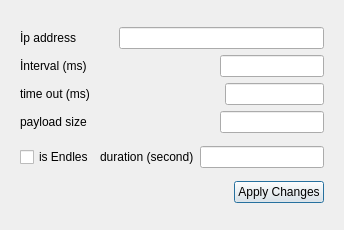
<?xml version="1.0" encoding="UTF-8"?>
<ui version="4.0">
 <class>Dialog_changeParameter</class>
 <widget class="QDialog" name="Dialog_changeParameter">
  <property name="geometry">
   <rect>
    <x>0</x>
    <y>0</y>
    <width>344</width>
    <height>230</height>
   </rect>
  </property>
  <property name="windowTitle">
   <string>Dialog</string>
  </property>
  <layout class="QVBoxLayout" name="verticalLayout">
   <item>
    <widget class="QWidget" name="widget" native="true">
     <layout class="QVBoxLayout" name="verticalLayout_3">
      <item>
       <layout class="QVBoxLayout" name="verticalLayout_2">
        <item>
         <layout class="QHBoxLayout" name="horizontalLayout_2">
          <item>
           <widget class="QLabel" name="label_ip">
            <property name="text">
             <string>İp address</string>
            </property>
           </widget>
          </item>
          <item>
           <spacer name="horizontalSpacer_2">
            <property name="orientation">
             <enum>Qt::Horizontal</enum>
            </property>
            <property name="sizeType">
             <enum>QSizePolicy::Preferred</enum>
            </property>
            <property name="sizeHint" stdset="0">
             <size>
              <width>37</width>
              <height>20</height>
             </size>
            </property>
           </spacer>
          </item>
          <item>
           <widget class="QLineEdit" name="lineEdit_ip">
            <property name="sizePolicy">
             <sizepolicy hsizetype="Expanding" vsizetype="Fixed">
              <horstretch>0</horstretch>
              <verstretch>0</verstretch>
             </sizepolicy>
            </property>
            <property name="text">
             <string/>
            </property>
            <property name="readOnly">
             <bool>true</bool>
            </property>
           </widget>
          </item>
         </layout>
        </item>
        <item>
         <layout class="QHBoxLayout" name="horizontalLayout">
          <item>
           <widget class="QLabel" name="label_interval">
            <property name="text">
             <string>İnterval (ms)</string>
            </property>
           </widget>
          </item>
          <item>
           <spacer name="horizontalSpacer">
            <property name="orientation">
             <enum>Qt::Horizontal</enum>
            </property>
            <property name="sizeHint" stdset="0">
             <size>
              <width>40</width>
              <height>20</height>
             </size>
            </property>
           </spacer>
          </item>
          <item>
           <widget class="QLineEdit" name="lineEdit_interval">
            <property name="sizePolicy">
             <sizepolicy hsizetype="Preferred" vsizetype="Fixed">
              <horstretch>0</horstretch>
              <verstretch>0</verstretch>
             </sizepolicy>
            </property>
            <property name="maximumSize">
             <size>
              <width>104</width>
              <height>16777215</height>
             </size>
            </property>
            <property name="maxLength">
             <number>9997</number>
            </property>
           </widget>
          </item>
         </layout>
        </item>
        <item>
         <layout class="QHBoxLayout" name="horizontalLayout_8">
          <item>
           <widget class="QLabel" name="label">
            <property name="text">
             <string>time out (ms)</string>
            </property>
           </widget>
          </item>
          <item>
           <spacer name="horizontalSpacer_5">
            <property name="orientation">
             <enum>Qt::Horizontal</enum>
            </property>
            <property name="sizeHint" stdset="0">
             <size>
              <width>138</width>
              <height>20</height>
             </size>
            </property>
           </spacer>
          </item>
          <item>
           <widget class="QLineEdit" name="lineEdit_timeout">
            <property name="sizePolicy">
             <sizepolicy hsizetype="Preferred" vsizetype="Fixed">
              <horstretch>0</horstretch>
              <verstretch>0</verstretch>
             </sizepolicy>
            </property>
           </widget>
          </item>
         </layout>
        </item>
        <item>
         <layout class="QHBoxLayout" name="horizontalLayout_3">
          <item>
           <widget class="QLabel" name="label_payloadSize">
            <property name="text">
             <string>payload size</string>
            </property>
           </widget>
          </item>
          <item>
           <spacer name="horizontalSpacer_3">
            <property name="orientation">
             <enum>Qt::Horizontal</enum>
            </property>
            <property name="sizeHint" stdset="0">
             <size>
              <width>40</width>
              <height>20</height>
             </size>
            </property>
           </spacer>
          </item>
          <item>
           <widget class="QLineEdit" name="lineEdit_payloadsize">
            <property name="sizePolicy">
             <sizepolicy hsizetype="Preferred" vsizetype="Fixed">
              <horstretch>0</horstretch>
              <verstretch>0</verstretch>
             </sizepolicy>
            </property>
            <property name="maximumSize">
             <size>
              <width>104</width>
              <height>16777215</height>
             </size>
            </property>
            <property name="maxLength">
             <number>9997</number>
            </property>
           </widget>
          </item>
         </layout>
        </item>
       </layout>
      </item>
      <item>
       <layout class="QHBoxLayout" name="horizontalLayout_4">
        <item>
         <widget class="QCheckBox" name="checkBox_infinite">
          <property name="text">
           <string>is Endles</string>
          </property>
         </widget>
        </item>
        <item>
         <widget class="QLabel" name="label_4">
          <property name="text">
           <string>duration (second)</string>
          </property>
         </widget>
        </item>
        <item>
         <widget class="QLineEdit" name="lineEdit_duration"/>
        </item>
       </layout>
      </item>
      <item>
       <layout class="QHBoxLayout" name="horizontalLayout_5">
        <item>
         <spacer name="horizontalSpacer_4">
          <property name="orientation">
           <enum>Qt::Horizontal</enum>
          </property>
          <property name="sizeHint" stdset="0">
           <size>
            <width>40</width>
            <height>20</height>
           </size>
          </property>
         </spacer>
        </item>
        <item>
         <widget class="QPushButton" name="pushButton_settChages">
          <property name="text">
           <string>Apply Changes</string>
          </property>
          <property name="icon">
           <iconset resource="../resources.qrc">
            <normaloff>:/icons/icons/check.svg</normaloff>:/icons/icons/check.svg</iconset>
          </property>
          <property name="iconSize">
           <size>
            <width>24</width>
            <height>24</height>
           </size>
          </property>
         </widget>
        </item>
       </layout>
      </item>
     </layout>
    </widget>
   </item>
  </layout>
 </widget>
 <resources>
  <include location="../resources.qrc"/>
 </resources>
 <connections>
  <connection>
   <sender>checkBox_infinite</sender>
   <signal>toggled(bool)</signal>
   <receiver>lineEdit_duration</receiver>
   <slot>setDisabled(bool)</slot>
   <hints>
    <hint type="sourcelabel">
     <x>84</x>
     <y>171</y>
    </hint>
    <hint type="destinationlabel">
     <x>324</x>
     <y>172</y>
    </hint>
   </hints>
  </connection>
  <connection>
   <sender>checkBox_infinite</sender>
   <signal>toggled(bool)</signal>
   <receiver>label_4</receiver>
   <slot>setDisabled(bool)</slot>
   <hints>
    <hint type="sourcelabel">
     <x>64</x>
     <y>159</y>
    </hint>
    <hint type="destinationlabel">
     <x>165</x>
     <y>158</y>
    </hint>
   </hints>
  </connection>
  <connection>
   <sender>pushButton_settChages</sender>
   <signal>clicked()</signal>
   <receiver>Dialog_changeParameter</receiver>
   <slot>deleteLater()</slot>
   <hints>
    <hint type="sourcelabel">
     <x>188</x>
     <y>195</y>
    </hint>
    <hint type="destinationlabel">
     <x>7</x>
     <y>136</y>
    </hint>
   </hints>
  </connection>
 </connections>
</ui>
